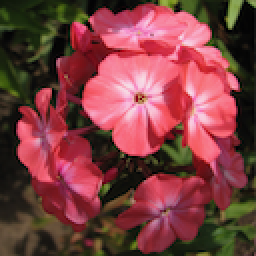
#> input picture bunga/0001.png, 128 x 128 px, found by its file name (shown 2 times larger)
$ jupyter execute hi_gamma_correction.ipynb   (shell and % lines are left out)
#> lines starting #> are read from the running program, lines starting #| are printed output that depends on the picture
<a href="https://colab.research.google.com/github/robbi621/temu_kembali_citra/blob/main/histogram/hi_gamma_correction.ipynb" target="_parent"></a>

[cell 1]
# import the necessary packages
from matplotlib import pyplot as plt
from __future__ import print_function
import numpy as np
import argparse
import cv2

[cell 2]
def plt_imshow(title, image):
	# convert the image frame BGR to RGB color space and display it
	image = cv2.cvtColor(image, cv2.COLOR_BGR2RGB)
	plt.imshow(image)
	plt.title(title)
	plt.grid(False)
	plt.show()

[cell 3]
def adjust_gamma(image, gamma=1.0):
	# build a lookup table mapping the pixel values [0, 255] to
	# their adjusted gamma values
	invGamma = 1.0 / gamma
	table = np.array([((i / 255.0) ** invGamma) * 255
		for i in np.arange(0, 256)]).astype("uint8")

	# apply gamma correction using the lookup table
	return cv2.LUT(image, table)

[cell 4]
# since we are using Jupyter Notebooks we can replace our argument
# parsing code with *hard coded* arguments and values
args = {
	"image": "0001.png"
}

[cell 5]
# load the original image
original = cv2.imread(args["image"])
#> original is the input picture: shape (128, 128, 3); mean B, G, R 64.3, 63.1, 124

# loop over various values of gamma
for gamma in np.arange(0.0, 3.5, 0.5):
	# ignore when gamma is 1 (there will be no change to the image)
	if gamma == 1:
		continue

	# apply gamma correction and show the images
	gamma = gamma if gamma > 0 else 0.1
	adjusted = adjust_gamma(original, gamma=gamma)
	cv2.putText(adjusted, "g={}".format(gamma), (10, 30),
		cv2.FONT_HERSHEY_SIMPLEX, 0.8, (0, 0, 255), 3)
	plt_imshow("Images", np.hstack([original, adjusted]))
#> this loop made 7 passes
#> pass 1, `adjusted = adjust_gamma(original, gamma=gamma)`:
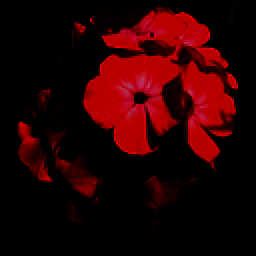
#> adjusted: shape (128, 128, 3) (shown 2 times larger); mean B, G, R 1.4, 0.4, 39.9
#> pass 1, in plt_imshow, `image = cv2.cvtColor(image, cv2.COLOR_BGR2RGB)`:
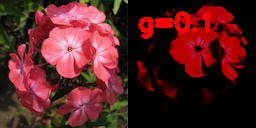
#> image: shape (128, 256, 3); mean R, G, B 86.9, 31.7, 32.8
#> pass 2, `adjusted = adjust_gamma(original, gamma=gamma)`:
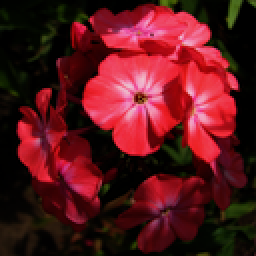
#> adjusted: shape (128, 128, 3) (shown 2 times larger); mean B, G, R 27.1, 22.6, 88.5
#> pass 2, in plt_imshow (call 2), `image = cv2.cvtColor(image, cv2.COLOR_BGR2RGB)`:
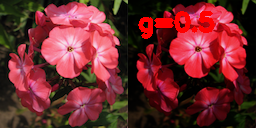
#> image: shape (128, 256, 3); mean R, G, B 110.1, 42.1, 44.7
#> after the loop:
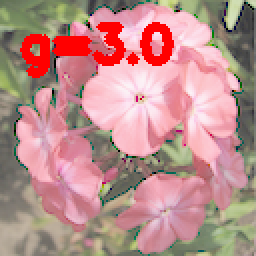
#> adjusted: shape (128, 128, 3) (shown 2 times larger); mean B, G, R 139.3, 142.3, 187.3

$ run again, with bunga/0002.png copied over bunga/0001.png
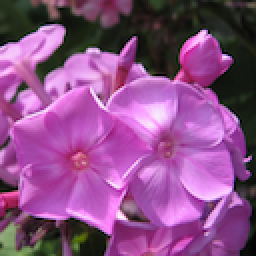
#> input picture bunga/0002.png, 128 x 128 px, found by its file name (shown 2 times larger)
#> original is the input picture: shape (128, 128, 3); mean B, G, R 135.1, 78.9, 139.8
#> the loop `for gamma in np.arange(0.0, 3.5, 0.5):` made 7 passes
#> pass 1, in plt_imshow, `image = cv2.cvtColor(image, cv2.COLOR_BGR2RGB)`:
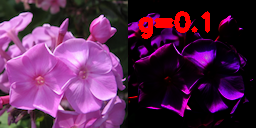
#> image: shape (128, 256, 3); mean R, G, B 87.2, 39.8, 80.2
#> after the loop `for gamma in np.arange(0.0, 3.5, 0.5):`:
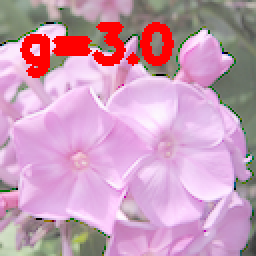
#> adjusted: shape (128, 128, 3) (shown 2 times larger); mean B, G, R 184.1, 157.1, 201.5

$ run again, with bunga/0003.png copied over bunga/0001.png
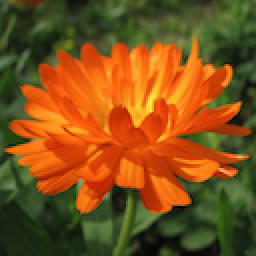
#> input picture bunga/0003.png, 128 x 128 px, found by its file name (shown 2 times larger)
#> original is the input picture: shape (128, 128, 3); mean B, G, R 26.1, 80.8, 126.9
#> the loop `for gamma in np.arange(0.0, 3.5, 0.5):` made 7 passes
#> pass 1, in plt_imshow, `image = cv2.cvtColor(image, cv2.COLOR_BGR2RGB)`:
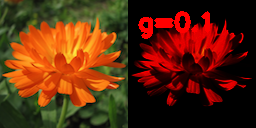
#> image: shape (128, 256, 3); mean R, G, B 91.9, 40.5, 13.1
#> after the loop `for gamma in np.arange(0.0, 3.5, 0.5):`:
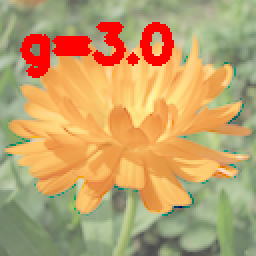
#> adjusted: shape (128, 128, 3) (shown 2 times larger); mean B, G, R 107.3, 160.9, 191.9
